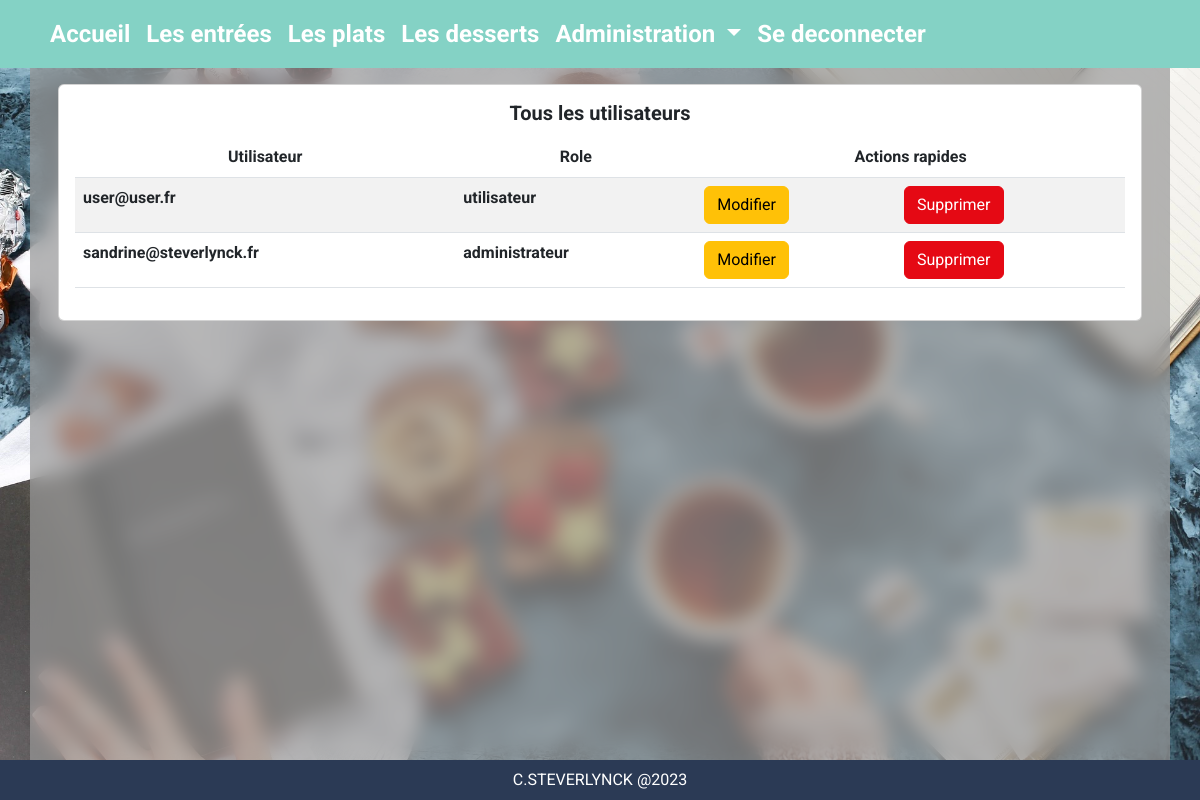
The page /adminUsers (signed in) on the database its author committed.
### tables this page shows
CREATE TABLE IF NOT EXISTS `users` (
  `id` int(11) NOT NULL AUTO_INCREMENT,
  `email` varchar(50) NOT NULL,
  `password` varchar(50) NOT NULL,
  `role` varchar(50) NOT NULL,
  PRIMARY KEY (`id`)
);

### controllers/admin/AdminController.php (called while the page is built, shortened)
<?php
require_once "models/admin/AdminModel.php";
require_once "models/utils/Utils.php";
class AdminController extends AdminModel {
    public function adminUsersController(){
        $lastUsers = $this->getLastUsers();
        require "views/admin/allUsersView.php";
    }
}

### models/admin/AdminModel.php (called while the page is built, shortened)
<?php
require_once "models/Connect.php";
class AdminModel extends Connect{
    private $bdd;
    public function __construct(){
        $this->bdd = $this->getBDD();
    }
    protected function getLastUsers($limit=9999999){
        $req = $this->bdd->query("SELECT * FROM users ORDER BY id DESC LIMIT $limit");
        return $req;
    }
}

### models/Connect.php (called while the page is built, shortened)
<?php
abstract class Connect
{
    private $host = "localhost";
    private $db_name = "blog";
    private $userName = "root";
    private $password = "";
    private static $bdd;
    private function getConnection()
    {
        try {
            self::$bdd = new PDO(
                "mysql:host=" . $this->host . ";dbname=" . $this->db_name . ';charset=utf8',
                $this->userName,
                $this->password
            );
        } catch (Exception $exception) {
            throw new Exception($exception->getMessage());
        }
    }
    public function getBDD(): PDO
    {
        return self::$bdd;
    }
}

### models/utils/Utils.php (called while the page is built, shortened)
<?php
class Utils {
    static function verifAdmin() : bool {
        if (isset($_SESSION["role"])&&$_SESSION["role"]==="administrateur"){
            return true;
        }
        return false;
    }
}

### views/admin/allUsersView.php (the view, shortened to what this page needs)
<?php
if (Utils::verifAdmin()){
?>
<section class="container d-flex flex-column flex-grow-1">
    <div class="table-responsive">
        <div class="card m-3">
            <div class="card-body">
                <h5 class="card-title text-center fw-bold">Tous les utilisateurs</h5>
                <p class="card-text">
                <table class="table table-striped">
                    <thead>
                        <th class="text-center">Utilisateur</th>
                        <th class="text-center">Role</th>
                        <th class="text-center" colspan="2">Actions rapides</th>
                    </thead>
                    <tbody>
                        <?php
                while ($user = $lastUsers->fetch()){
                    if ($user["email"]!= "admin@admin.fr"){
                ?>
                        <tr>
                            <th> <?=$user["email"]?></th>
                            <th><?=$user["role"]?></th>
                            <th><a href="modifUser<?='&&id='.$user['id'];?>" class="btn btn-warning ">Modifier</a></th>
                            <th><a href="deleteUser<?='&&id='.$user['id'];?>" class="btn btn-danger ">Supprimer</a></th>
                        </tr>
                        <?php
                    }
                }
                ?>
                    </tbody>
                </table>
            </div>
        </div>
    </div>
</section>
<?php
}
else {
    header("location: index");
    exit();
}

### rows shown on the page
users: email "user@user.fr", role "utilisateur"
users: email "sandrine@steverlynck.fr", role "administrateur"
